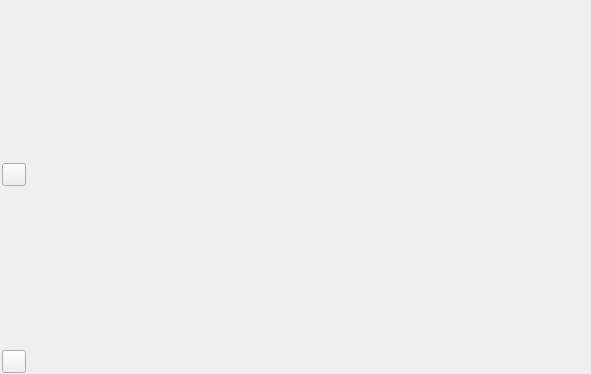
<?xml version="1.0" encoding="UTF-8"?>
<ui version="4.0">
 <class>m_Background</class>
 <widget class="CSkinProgressWidget" name="m_Background">
  <property name="geometry">
   <rect>
    <x>0</x>
    <y>0</y>
    <width>591</width>
    <height>374</height>
   </rect>
  </property>
  <property name="progress" stdset="0">
   <number>1</number>
  </property>
  <layout class="QHBoxLayout" name="horizontalLayout">
   <property name="spacing">
    <number>0</number>
   </property>
   <property name="leftMargin">
    <number>0</number>
   </property>
   <property name="topMargin">
    <number>0</number>
   </property>
   <property name="rightMargin">
    <number>0</number>
   </property>
   <property name="bottomMargin">
    <number>0</number>
   </property>
   <item>
    <widget class="CTreeOsd" name="m_Tree">
     <property name="minimumSize">
      <size>
       <width>100</width>
       <height>0</height>
      </size>
     </property>
     <property name="acceptDrops">
      <bool>true</bool>
     </property>
     <property name="styleSheet">
      <string notr="true">#m_Tree { 
  show-decoration-selected: 0;
   background:transparent;
}
 #m_Tree::branch {image: none;}
/*INCLUDE_UI_scrollbar.qss*/
</string>
     </property>
     <property name="frameShape">
      <enum>QFrame::NoFrame</enum>
     </property>
     <property name="lineWidth">
      <number>0</number>
     </property>
     <property name="editTriggers">
      <set>QAbstractItemView::EditKeyPressed</set>
     </property>
     <property name="dragEnabled">
      <bool>true</bool>
     </property>
     <property name="dragDropMode">
      <enum>QAbstractItemView::DragDrop</enum>
     </property>
     <property name="defaultDropAction">
      <enum>Qt::MoveAction</enum>
     </property>
     <property name="selectionMode">
      <enum>QAbstractItemView::ExtendedSelection</enum>
     </property>
     <property name="indentation">
      <number>4</number>
     </property>
     <property name="uniformRowHeights">
      <bool>true</bool>
     </property>
     <property name="animated">
      <bool>true</bool>
     </property>
     <property name="headerHidden">
      <bool>true</bool>
     </property>
     <property name="childIndent" stdset="0">
      <number>10</number>
     </property>
     <property name="scrollAcceleration" stdset="0">
      <number>0</number>
     </property>
     <property name="cursorInfo" stdset="0">
      <stringlist notr="true">
       <string>id=&quot;current&quot; marginBottom=&quot;1&quot; image=&quot;img\tree\substrate\cursorhotOSD.png&quot;  type=&quot;-1&quot;  roundcorner=&quot;2&quot; bordercolor=&quot;0x40808080&quot; borderWidth=&quot;2&quot;</string>
       <string>id=&quot;select&quot;    marginBottom=&quot;1&quot;  type=&quot;1&quot; color1=&quot;0x9000CCFF&quot; color2=&quot;0x2000CCFF&quot; roundcorner=&quot;2&quot; bordercolor=&quot;0xB000CCFF&quot; borderWidth=&quot;2&quot;</string>
       <string>id=&quot;focus&quot;    marginBottom=&quot;1&quot; type=&quot;1&quot; color1=&quot;0xA02020BF&quot; color2=&quot;0x402020BF&quot; roundcorner=&quot;2&quot; bordercolor=&quot;0x902020BF&quot; borderWidth=&quot;2&quot;</string>
       <string>id=&quot;hover&quot; marginBottom=&quot;1&quot; type=&quot;0&quot; color1=&quot;0x3680A0FF&quot; roundcorner=&quot;2&quot; bordercolor=&quot;0xFF000000&quot; borderWidth=&quot;0&quot;</string>
       <string>id=&quot;groupBackground&quot; marginBottom=&quot;2&quot; marginTop=&quot;2&quot; type=&quot;0&quot; color1=&quot;0x3600FFFF&quot; roundcorner=&quot;2&quot; bordercolor=&quot;0xFF000000&quot; borderWidth=&quot;0&quot;</string>
       <string>id=&quot;groupExpandBackground&quot;  marginBottom=&quot;2&quot; marginTop=&quot;2&quot; type=&quot;2&quot; color1=&quot;0x3600FFFF&quot;  color2=&quot;0x0x80202020&quot; roundcorner=&quot;2&quot; bordercolor=&quot;0xFF000000&quot; borderWidth=&quot;0&quot;</string>
      </stringlist>
     </property>
     <property name="selectionRectVisible" stdset="0">
      <bool>true</bool>
     </property>
     <property name="smoothCursorMovement" stdset="0">
      <number>2</number>
     </property>
     <layout class="QGridLayout" name="gridLayout_2">
      <property name="leftMargin">
       <number>2</number>
      </property>
      <property name="topMargin">
       <number>0</number>
      </property>
      <property name="rightMargin">
       <number>0</number>
      </property>
      <property name="bottomMargin">
       <number>1</number>
      </property>
      <item row="1" column="2">
       <layout class="QGridLayout" name="gridLayout" rowstretch="100,0" rowminimumheight="0,0">
        <property name="spacing">
         <number>0</number>
        </property>
        <item row="0" column="0" alignment="Qt::AlignLeft|Qt::AlignVCenter">
         <widget class="CSkinButton" name="m_ExtFilterButton">
          <property name="sizePolicy">
           <sizepolicy hsizetype="Minimum" vsizetype="Minimum">
            <horstretch>0</horstretch>
            <verstretch>0</verstretch>
           </sizepolicy>
          </property>
          <property name="cursor">
           <cursorShape>PointingHandCursor</cursorShape>
          </property>
          <property name="text">
           <string/>
          </property>
          <property name="checkable">
           <bool>true</bool>
          </property>
          <property name="skinImage" stdset="0">
           <stringlist notr="true">
            <string>src=&quot;img\tree\panelopen_OSD.png&quot;</string>
            <string>checked=&quot;1&quot; src=&quot;img\tree\panelclose_OSD.png&quot;</string>
           </stringlist>
          </property>
         </widget>
        </item>
        <item row="1" column="0" alignment="Qt::AlignLeft|Qt::AlignBottom">
         <widget class="CSkinButton" name="m_MediaModeButton">
          <property name="sizePolicy">
           <sizepolicy hsizetype="Minimum" vsizetype="Minimum">
            <horstretch>0</horstretch>
            <verstretch>0</verstretch>
           </sizepolicy>
          </property>
          <property name="cursor">
           <cursorShape>PointingHandCursor</cursorShape>
          </property>
          <property name="focusPolicy">
           <enum>Qt::NoFocus</enum>
          </property>
          <property name="contextMenuPolicy">
           <enum>Qt::NoContextMenu</enum>
          </property>
          <property name="text">
           <string/>
          </property>
          <property name="checkable">
           <bool>true</bool>
          </property>
          <property name="skinImage" stdset="0">
           <stringlist notr="true">
            <string>src=&quot;img\tree\paneldownopen_OSD.png&quot;</string>
            <string>checked=&quot;1&quot; src=&quot;img\tree\paneldownclose_OSD.png&quot;</string>
           </stringlist>
          </property>
         </widget>
        </item>
       </layout>
      </item>
     </layout>
    </widget>
   </item>
  </layout>
 </widget>
 <customwidgets>
  <customwidget>
   <class>CSkinButton</class>
   <extends>QToolButton</extends>
   <header>skinbutton.h</header>
  </customwidget>
  <customwidget>
   <class>CTreeOsd</class>
   <extends>QTreeView</extends>
   <header>treeosd.h</header>
   <container>1</container>
  </customwidget>
  <customwidget>
   <class>CSkinProgressWidget</class>
   <extends>QWidget</extends>
   <header>skinprogresswidget.h</header>
   <container>1</container>
  </customwidget>
 </customwidgets>
 <resources/>
 <connections/>
</ui>
